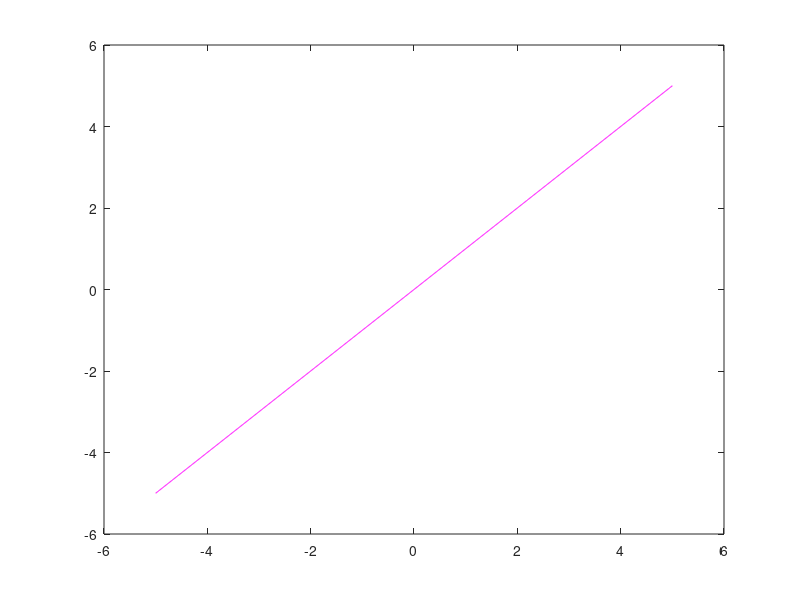

Reproduce this figure in MATLAB. (Note: this script raises an error after producing the figure.)
clear;clc;
%Help
x0 = 0.8;               % Начальное значение
eps = 0.001;            % Точность
k = 0;                  % Счётчик
temp = 1;
alp = 1;
%plots
z = -5:0.01:5;
y1 = z;
%y2 = cos(z);
%y2 = exp(-(z)/2);
y2 = nthroot(cos(z),3);
%y2 = cos(z).^(1/3);
plot(y1,z,'-m');
xline(0);
hold all;
yline(0);
grid on;
plot(z,y2,'-r');
if (abs(df(x0))<=1)
    while (temp>eps) 
        k=k+1;
        plot(x0,phi(x0),'ok')
        x1 = phi(x0);
        %lambda = abs((phi(x1)-phi(x0))/(x1-x0));
        fprintf('x%d = %.5f\n',k,x1);
        %fprintf('lambda %.5f\n',lambda);
        temp = abs(x1-x0);
        temp2 = x0;
        x0 = x1;
        x_root = x1;
    end
else 
    disp('Необходимое условие не выполнено')
end

temp = 1;
k = 0;
x0 = 0.8;
%lambda = abs((phi(x_root)-phi(x0))/(x_root-x0));
%fprintf('\nlambda %.5f\n',lambda);
if (abs(df(x0))<=1)
    while (temp>eps)
        x1 = phi(x0);
        temp = abs(x1-x0);
        alp = log(abs(x1 - x_root))/log(abs(x0-x_root));
        fprintf('alpha = %.4f\n',alp);
        x0 = x1;
    end
end

function phi = phi(x)         % Объявляем функцию phi(x)
%phi = cos(x);
%phi = exp(-(x)/2);
phi= nthroot(cos(x),3);
end

function df = df(x)
%df = -sin(x);
%df = -exp(-x/2)/2;
df = -(sin(x)*nthroot(cos(x), 3))/(3*cos(x));
end
